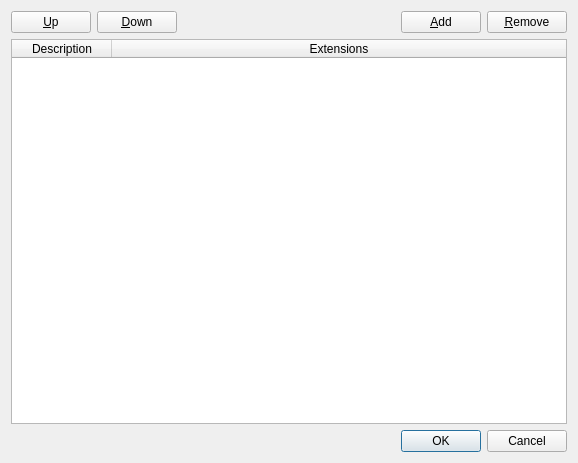
<?xml version="1.0" encoding="UTF-8"?>
<ui version="4.0">
 <class>FileExtensionManager</class>
 <widget class="QDialog" name="FileExtensionManager">
  <property name="geometry">
   <rect>
    <x>0</x>
    <y>0</y>
    <width>578</width>
    <height>463</height>
   </rect>
  </property>
  <property name="windowTitle">
   <string>File Extension Manager</string>
  </property>
  <layout class="QVBoxLayout" name="verticalLayout">
   <item>
    <layout class="QHBoxLayout" name="horizontalLayout">
     <item>
      <widget class="QPushButton" name="buttonUp">
       <property name="text">
        <string>&amp;Up</string>
       </property>
       <property name="icon">
        <iconset resource="icons/icons.qrc">
         <normaloff>:/icons/up</normaloff>:/icons/up</iconset>
       </property>
      </widget>
     </item>
     <item>
      <widget class="QPushButton" name="buttonDown">
       <property name="text">
        <string>&amp;Down</string>
       </property>
       <property name="icon">
        <iconset resource="icons/icons.qrc">
         <normaloff>:/icons/down</normaloff>:/icons/down</iconset>
       </property>
      </widget>
     </item>
     <item>
      <spacer name="horizontalSpacer">
       <property name="orientation">
        <enum>Qt::Horizontal</enum>
       </property>
       <property name="sizeHint" stdset="0">
        <size>
         <width>40</width>
         <height>20</height>
        </size>
       </property>
      </spacer>
     </item>
     <item>
      <widget class="QPushButton" name="buttonAdd">
       <property name="text">
        <string>&amp;Add</string>
       </property>
       <property name="icon">
        <iconset resource="icons/icons.qrc">
         <normaloff>:/icons/field_add</normaloff>:/icons/field_add</iconset>
       </property>
      </widget>
     </item>
     <item>
      <widget class="QPushButton" name="buttonRemove">
       <property name="text">
        <string>&amp;Remove</string>
       </property>
       <property name="icon">
        <iconset resource="icons/icons.qrc">
         <normaloff>:/icons/field_delete</normaloff>:/icons/field_delete</iconset>
       </property>
      </widget>
     </item>
    </layout>
   </item>
   <item>
    <widget class="QTableWidget" name="tableExtensions">
     <property name="sizeAdjustPolicy">
      <enum>QAbstractScrollArea::AdjustToContents</enum>
     </property>
     <attribute name="horizontalHeaderStretchLastSection">
      <bool>true</bool>
     </attribute>
     <attribute name="verticalHeaderDefaultSectionSize">
      <number>100</number>
     </attribute>
     <attribute name="verticalHeaderMinimumSectionSize">
      <number>100</number>
     </attribute>
     <column>
      <property name="text">
       <string>Description</string>
      </property>
     </column>
     <column>
      <property name="text">
       <string>Extensions</string>
      </property>
     </column>
    </widget>
   </item>
   <item>
    <widget class="QDialogButtonBox" name="buttonBox">
     <property name="orientation">
      <enum>Qt::Horizontal</enum>
     </property>
     <property name="standardButtons">
      <set>QDialogButtonBox::Cancel|QDialogButtonBox::Ok</set>
     </property>
    </widget>
   </item>
  </layout>
 </widget>
 <resources>
  <include location="icons/icons.qrc"/>
 </resources>
 <connections>
  <connection>
   <sender>buttonBox</sender>
   <signal>accepted()</signal>
   <receiver>FileExtensionManager</receiver>
   <slot>accept()</slot>
   <hints>
    <hint type="sourcelabel">
     <x>248</x>
     <y>254</y>
    </hint>
    <hint type="destinationlabel">
     <x>157</x>
     <y>274</y>
    </hint>
   </hints>
  </connection>
  <connection>
   <sender>buttonBox</sender>
   <signal>rejected()</signal>
   <receiver>FileExtensionManager</receiver>
   <slot>reject()</slot>
   <hints>
    <hint type="sourcelabel">
     <x>316</x>
     <y>260</y>
    </hint>
    <hint type="destinationlabel">
     <x>286</x>
     <y>274</y>
    </hint>
   </hints>
  </connection>
 </connections>
</ui>
